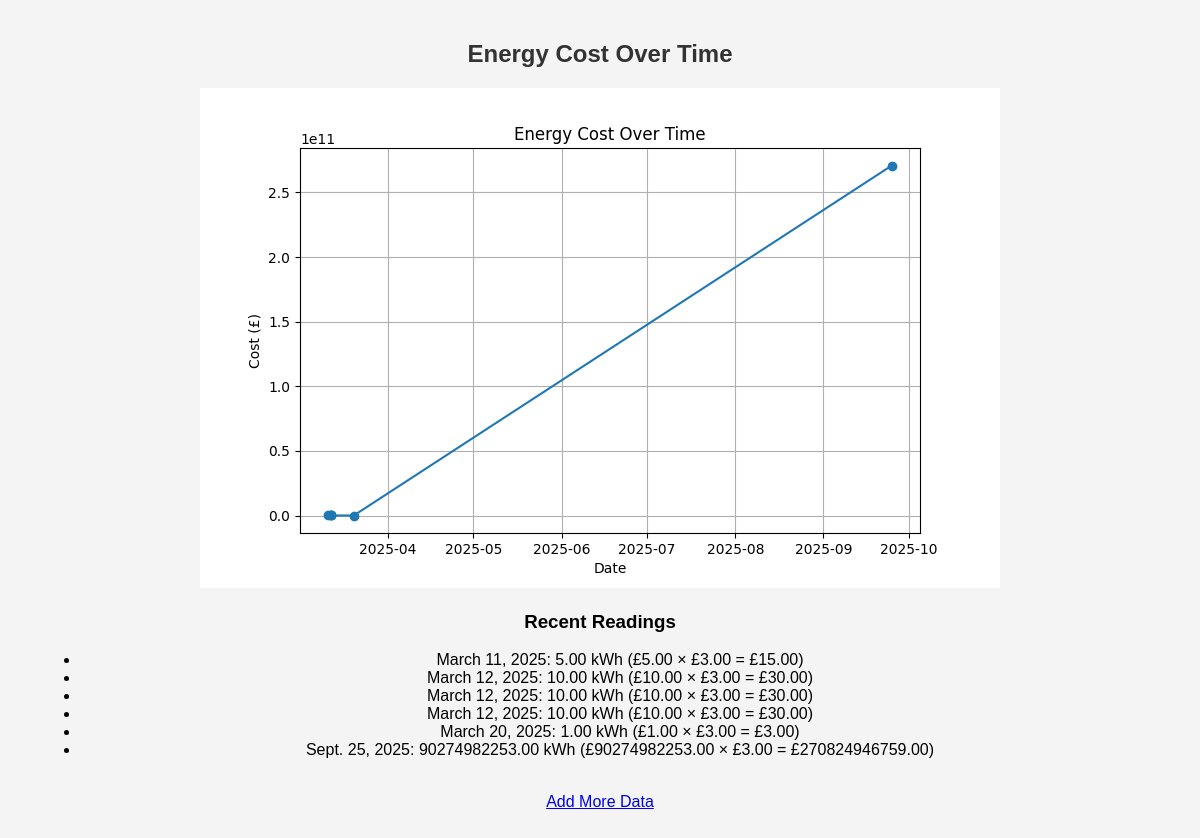
/dashboard/, run on the app's committed database.
### meter/models.py (models this page shows)
class MeterReading(models.Model):
    date = models.DateField()
    kwh_used = models.FloatField()

class Tariff(models.Model):
    price_per_kwh = models.IntegerField(help_text="Enter price in pence (e.g., 15 for £0.15)")

### meter/views.py (the view)
# urls.py: path('dashboard/', dashboard, name='dashboard'),
def dashboard(request):
    readings = MeterReading.objects.all().order_by('date')
    tariff = Tariff.objects.last()
    if not readings.exists() or not tariff:
        return render(request, 'dashboard.html', {'error': "No data available."})
    dates = [reading.date for reading in readings]
    kwh = [reading.kwh_used for reading in readings]
    costs = [reading.kwh_used * tariff.price_per_kwh for reading in readings]
    readings_with_cost = []
    for reading in readings:
        cost = reading.kwh_used * tariff.price_per_kwh
        readings_with_cost.append({
            'date': reading.date,
            'kwh_used': reading.kwh_used,
            'cost': cost
        })
    plt.figure(figsize=(8, 5))
    plt.plot(dates, costs, marker='o', linestyle='-')
    plt.xlabel("Date")
    plt.ylabel("Cost (£)")
    plt.title("Energy Cost Over Time")
    plt.grid(True)
    buf = io.BytesIO()
    plt.savefig(buf, format="png")
    buf.seek(0)
    encoded = base64.b64encode(buf.read()).decode('utf-8')
    buf.close()
    plt.close()
    return render(request, 'dashboard.html', {'chart': encoded, 'readings': readings_with_cost, 'tariff': tariff})

### templates/dashboard.html (shortened to what this page needs)
{% load static %}
<!DOCTYPE html>
<html>
<head>
    <link rel="stylesheet" type="text/css" href="{% static 'styles.css' %}">
</head>
<body>
    {% if error %}
        <p>{{ error }}</p>
    {% else %}
        <h2>Energy Cost Over Time</h2>
        <img alt="Energy Chart">
        <h3>Recent Readings</h3>
        <ul>
            {% for reading in readings %}
            <li>{{ reading.date }}: {{ reading.kwh_used|floatformat:2 }} kWh
                (£{{ reading.kwh_used|floatformat:2 }} × £{{ tariff.price_per_kwh|floatformat:2 }} = £{{ reading.cost|floatformat:2 }})
            </li>
            {% endfor %}
        </ul>
    {% endif %}
    <br>
    <a href="{% url 'input_data' %}">Add More Data</a>
</body>
</html>

### energy_tracker/static/styles.css (style rules this page uses)
body { font-family: Arial, sans-serif; background-color: #f4f4f4; text-align: center; margin: 40px; }
h2 { color: #333; }

### data on the page
MeterReading: date "March 11, 2025", kwh_used "5.00", kwh_used "5.00"
Tariff: price_per_kwh "3.00" "3.00" "3.00" "3.00" "3.00" "3.00"
MeterReading: date "March 12, 2025", kwh_used "10.00", kwh_used "10.00"
MeterReading: date "March 12, 2025", kwh_used "10.00", kwh_used "10.00"
MeterReading: date "March 12, 2025", kwh_used "10.00", kwh_used "10.00"
MeterReading: date "March 20, 2025", kwh_used "1.00", kwh_used "1.00"
MeterReading: date "Sept. 25, 2025", kwh_used "90274982253.00", kwh_used "90274982253.00"

### other printed values
{{ reading.cost|floatformat:2 }} "15.00" "30.00" "30.00" "30.00" "3.00" "270824946759.00"
